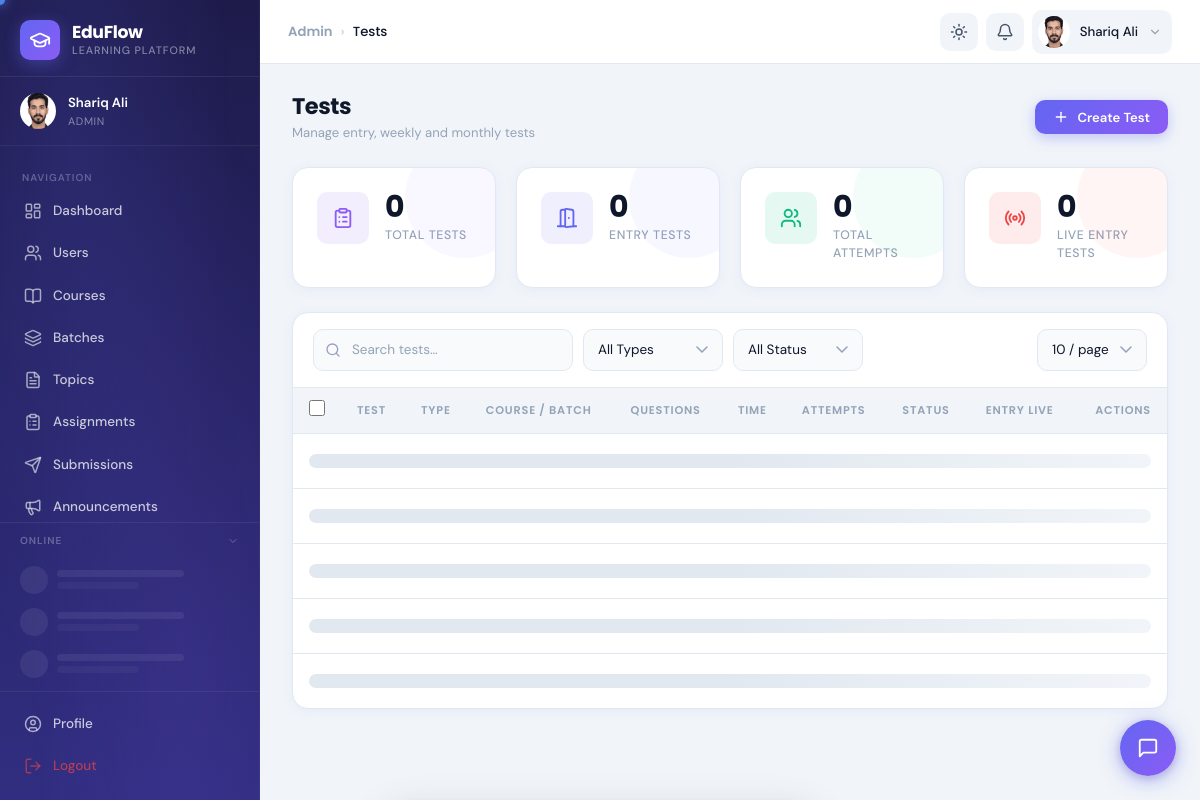
Page /eduFlow/admin/tests.php (signed in) on the committed database.
### tables this page shows
CREATE TABLE `users` (
  `id` int(10) UNSIGNED NOT NULL,
  `full_name` varchar(150) NOT NULL,
  `email` varchar(191) NOT NULL,
  `password` varchar(255) NOT NULL,
  `gender` enum('male','female','other') DEFAULT NULL,
  `profile_picture` varchar(255) DEFAULT NULL,
  `bio` text DEFAULT NULL,
  `phone` varchar(20) DEFAULT NULL,
  `is_verified` tinyint(1) DEFAULT 0,
  `status` enum('active','inactive') DEFAULT 'inactive',
  `is_online` tinyint(1) DEFAULT 0,
  `last_seen` datetime DEFAULT NULL,
  `theme_preference` enum('light','dark','system') DEFAULT 'system',
  `current_role` varchar(50) DEFAULT 'student',
  `bypass_gate` tinyint(1) NOT NULL DEFAULT 0,
  `created_at` timestamp NOT NULL DEFAULT current_timestamp(),
  `updated_at` timestamp NOT NULL DEFAULT current_timestamp() ON UPDATE current_timestamp(),
  `cnic` varchar(15) DEFAULT NULL,
  `user_id_number` varchar(5) DEFAULT NULL
);

### eduFlow/includes/auth_check.php (called while the page is built, shortened)
<?php
require_once __DIR__ . '/../config/db.php';
require_once __DIR__ . '/helpers.php';
$userId   = (int)$_SESSION['user_id'];
$stmt = $conn->prepare("
    SELECT u.*, GROUP_CONCAT(r.name ORDER BY r.id) as all_roles
    FROM users u
    LEFT JOIN user_roles ur ON u.id = ur.user_id
    LEFT JOIN roles r ON ur.role_id = r.id
    WHERE u.id = ?
    GROUP BY u.id
");
$stmt->bind_param('i', $userId);
$stmt->execute();
$currentUser = $stmt->get_result()->fetch_assoc();
$userRole = $currentUser['current_role'];

### eduFlow/includes/helpers.php (the view, shortened to what this page needs)
<?php
function userAvatar($user, $size = 40)
{
    $name = htmlspecialchars($user['full_name'] ?? 'U');
    $isOnline = !empty($user['is_online']);
    $colors = ['#6366f1', '#8b5cf6', '#06b6d4', '#10b981', '#f59e0b', '#ef4444', '#ec4899', '#14b8a6'];
    $colorIndex = crc32($name) % count($colors);
    $color = $colors[abs($colorIndex)];
    $parts = explode(' ', trim($user['full_name'] ?? 'U'));
    $initials = strtoupper(substr($parts[0], 0, 1) . (isset($parts[1]) ? substr($parts[1], 0, 1) : ''));
    $onlineDot = $isOnline
        ? '<span class="avatar-online-dot"></span>'
        : '';
    $s  = $size;
    $fs = (int)($size * 0.36);
    if (!empty($user['profile_picture'])) {
        $pic      = $user['profile_picture'];
        $diskPath = $_SERVER['DOCUMENT_ROOT'] . BASE_PATH . '/uploads/profiles/' . $pic;
        $urlPath  = BASE_PATH . '/uploads/profiles/' . htmlspecialchars($pic, ENT_QUOTES);
        if (file_exists($diskPath)) {
            return '<div class="avatar-wrapper" style="width:' . $s . 'px;height:' . $s . 'px;position:relative;flex-shrink:0;">'
                . '<img src="' . $urlPath . '" style="width:' . $s . 'px;height:' . $s . 'px;border-radius:50%;object-fit:cover;" alt="' . $name . '">'
                . $onlineDot
                . '</div>';
        }
    }
    return '<div class="avatar-wrapper" style="width:' . $s . 'px;height:' . $s . 'px;position:relative;flex-shrink:0;">'
        . '<div style="width:' . $s . 'px;height:' . $s . 'px;background:' . $color . ';color:#fff;border-radius:50%;display:flex;align-items:center;justify-content:center;font-weight:700;font-size:' . $fs . 'px;font-family:Poppins,sans-serif;">' . $initials . '</div>'
        . $onlineDot
        . '</div>';
}
function e($str)
{
    return htmlspecialchars($str ?? '', ENT_QUOTES, 'UTF-8');
}

### eduFlow/includes/sidebar.php (shortened to what this page needs)
<?php
$currentPage = basename($_SERVER['PHP_SELF'], '.php');
$currentDir  = basename(dirname($_SERVER['PHP_SELF']));
function isActive($page, $dir = null)
{
  global $currentPage, $currentDir;
  return $currentPage === $page ? 'active' : '';
}
if (isset($conn) && isset($currentUser['id'])) {
  if (in_array($userRole, ['admin', 'teacher'])) {
    if ($userRole === 'admin') {
      $r = $conn->query("SELECT COUNT(*) as cnt FROM submissions WHERE status='submitted'");
    }
    if ($r) $pendingSubmissions = (int)($r->fetch_assoc()['cnt'] ?? 0);
    if ($userRole === 'admin') {
      $r2 = $conn->query("SELECT COUNT(*) AS cnt FROM course_applications WHERE status IN ('pending','test_submitted')");
      if ($r2) $pendingApplications = (int)($r2->fetch_assoc()['cnt'] ?? 0);
    }
  }
}
$navItems  = $navByRole[$userRole]['main'] ?? [];
$avatarHtml = userAvatar($currentUser, 36);
?>
<aside class="sidebar" id="sidebar">
  <div class="sidebar-brand">
    <div class="sidebar-logo">
      <i data-lucide="graduation-cap" style="width:22px;height:22px;color:#fff;"></i>
    </div>
    <div class="sidebar-brand-text">
      <span class="sidebar-brand-name">EduFlow</span>
      <span class="sidebar-brand-sub">Learning Platform</span>
    </div>
  </div>
  <div class="sidebar-user">
    <?= $avatarHtml ?>
    <div class="sidebar-user-info">
      <div class="sidebar-user-name"><?= e($currentUser['full_name']) ?></div>
      <div class="sidebar-user-role"><?= ucfirst(e($userRole)) ?></div>
    </div>
  </div>
  <nav class="sidebar-nav" role="navigation">
    <div class="sidebar-section-label">Navigation</div>
    <?php foreach ($navItems as $item): ?>
      <?php
      $href   = BASE_PATH . "/{$item['dir']}/{$item['page']}.php";
      $active = isActive($item['page'], $item['dir']);
      ?>
      <a href="<?= $href ?>"
        class="nav-item <?= $active ?>"
        data-tooltip="<?= e($item['label']) ?>"
        aria-current="<?= $active ? 'page' : 'false' ?>">
        <i data-lucide="<?= e($item['icon']) ?>" class="nav-item-icon"></i>
        <span><?= e($item['label']) ?></span>
      </a>
    <?php endforeach; ?>
  </nav>
  <div class="sidebar-presence" id="sidebar-presence">
    <div class="sidebar-presence-header" id="presence-toggle" role="button" aria-expanded="true" tabindex="0">
      <span style="font-size:0.67rem;font-weight:600;text-transform:uppercase;letter-spacing:0.1em;color:rgba(255,255,255,0.3);flex:1;">Online</span>
      <i data-lucide="chevron-down" id="presence-chevron" style="width:12px;height:12px;color:rgba(255,255,255,0.3);transition:transform 0.25s;flex-shrink:0;"></i>
    </div>
    <div class="presence-list" id="presence-list">
      <?php for ($i = 0; $i < 3; $i++): ?>
        <div class="presence-skeleton">
          <div class="presence-skel-avatar"></div>
          <div style="flex:1;display:flex;flex-direction:column;gap:5px;">
            <div class="presence-skel-line" style="width:70%;"></div>
            <div class="presence-skel-line" style="width:45%;opacity:0.5;"></div>
          </div>
        </div>
      <?php endfor; ?>
    </div>
  </div>
  <div class="sidebar-footer">
    <a href="<?= BASE_PATH ?>/includes/profile.php" class="nav-item <?= isActive('profile') ?>" data-tooltip="Profile">
      <i data-lucide="user-circle" class="nav-item-icon"></i>
      <span>Profile</span>
    </a>
    <a href="#" class="nav-item" style="color:rgba(239,68,68,0.7);" data-tooltip="Logout"
      onclick="showLogoutConfirm(); return false;">
      <i data-lucide="log-out" class="nav-item-icon"></i>
      <span>Logout</span>
    </a>
  </div>
</aside>

### eduFlow/includes/navbar.php (shortened to what this page needs)
<?php
$breadcrumbs = $breadcrumbs ?? [];
$avatarHtml  = userAvatar($currentUser ?? [], 32);
?>
<nav class="navbar" id="navbar" role="navigation" aria-label="Top navigation">
  <div class="navbar-title">
    <?php if (!empty($breadcrumbs)): ?>
      <div class="navbar-breadcrumb">
        <?php foreach ($breadcrumbs as $i => $crumb): ?>
          <?php if ($i > 0): ?><span class="separator">›</span><?php endif; ?>
          <?php if ($i < count($breadcrumbs) - 1): ?>
            <a href="<?= e($crumb['url'] ?? '#') ?>"><?= e($crumb['label']) ?></a>
          <?php else: ?>
            <span class="current"><?= e($crumb['label']) ?></span>
          <?php endif; ?>
        <?php endforeach; ?>
      </div>
    <?php else: ?>
      <span style="font-size:1rem;"><?= e($pageTitle ?? 'Dashboard') ?></span>
    <?php endif; ?>
  </div>
  <div class="navbar-actions">
    <button class="navbar-btn theme-toggle" id="theme-toggle" aria-label="Toggle dark mode"
      data-tooltip="Toggle theme">
      <div class="theme-toggle-sun">
        <i data-lucide="sun" style="width:18px;height:18px;"></i>
      </div>
    </button>
    <div class="user-menu" style="position:relative;">
      <?php if ($_SESSION['role'] != "student") : ?>
        <button class="navbar-btn" id="notif-btn" aria-label="Notifications"
          data-tooltip="Notifications">
          <i data-lucide="bell" style="width:18px;height:18px;"></i>
        </button>
      <?php endif; ?>
    </div>
    <div class="user-menu">
      <button class="user-menu-trigger" id="user-menu-trigger" aria-label="User menu" aria-expanded="false">
        <?= $avatarHtml ?>
        <span class="user-menu-name"><?= e($currentUser['full_name'] ?? 'User') ?></span>
        <i data-lucide="chevron-down" style="width:14px;height:14px;color:var(--text-muted);"></i>
      </button>
    </div>
  </div>
</nav>

### eduFlow/includes/sidebar.php (style rules this page uses)
.sidebar-presence { margin: 0 0 0 0; border-top: 1px solid rgba(255, 255, 255, 0.07); flex-shrink: 0; }
.sidebar-presence-header { display: flex; align-items: center; gap: 7px; padding: 10px 20px 8px; cursor: pointer; user-select: none; transition: background 0.15s; }
.presence-list { overflow-y: auto; max-height: 220px; scrollbar-width: thin; scrollbar-color: rgba(255, 255, 255, 0.08) transparent; padding: 2px 0 6px; }
.presence-skeleton { display: flex; align-items: center; gap: 9px; padding: 7px 20px; }
.presence-skel-avatar { width: 28px; height: 28px; border-radius: 50%; background: rgba(255, 255, 255, 0.07); flex-shrink: 0; animation: presencePulse 1.4s ease infinite; }
.presence-skel-line { height: 7px; border-radius: 4px; background: rgba(255, 255, 255, 0.07); animation: presencePulse 1.4s ease infinite; }
.sidebar-nav { min-height: 0; }

### rows in the picture
users: profile_picture (placeholder picture), full_name "Shariq Ali", current_role "ADMIN", label "Submissions"

### other values in the picture
$item['label'] "Dashboard"
$item['label'] "Users"
$item['label'] "Courses"
$item['label'] "Batches"
$item['label'] "Topics"
$item['label'] "Assignments"
$item['label'] "Announcements"
$crumb['label'] "Admin"
$crumb['label'] "Tests"
